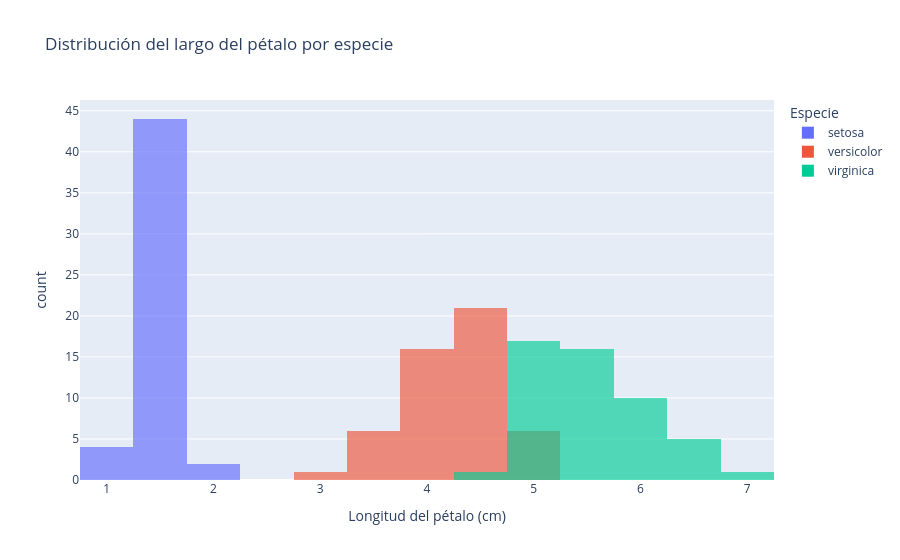

The notebook cell saved with this chart:
### Code cell
# 2. Histograma comparativo por especie
# Representa la distribución de `petal_length` mediante un histograma. Usa 20 bins, diferencia las especies
# con `color`, configura `barmode="overlay"` y aplica una opacidad que permita comparar las distribuciones
# superpuestas.

fig = px.histogram(
    data_frame=df,
    x="petal_length",
    color="species",
    nbins=20,
    barmode="overlay",
    opacity=0.65,
    title="Distribución del largo del pétalo por especie",
    labels={
        "petal_length": "Longitud del pétalo (cm)",
        "species": "Especie"
    }
)

fig.show()

### Figure 1 — Plotly figure (JSON) as saved in the notebook; plotly's stock layout.template omitted (floating-point values rounded to 4 significant figures)
{"data": [{"bingroup": "x", "hovertemplate": "Especie=setosa<br>Longitud del pétalo (cm)=%{x}<br>count=%{y}<extra></extra>", "legendgroup": "setosa", "marker": {"color": "#636efa", "opacity": 0.65, "pattern": {"shape": ""}}, "name": "setosa", "nbinsx": 20, "orientation": "v", "showlegend": true, "type": "histogram", "x": [1.4, 1.4, 1.3, 1.5, 1.4, 1.7, 1.4, 1.5, 1.4, 1.5, 1.5, 1.6, 1.4, 1.1, 1.2, 1.5, 1.3, 1.4, 1.7, 1.5, 1.7, 1.5, 1.0, 1.7, 1.9, 1.6, 1.6, 1.5, 1.4, 1.6, 1.6, 1.5, 1.5, 1.4, 1.5, 1.2, 1.3, 1.4, 1.3, 1.5, 1.3, 1.3, 1.3, 1.6, 1.9, 1.4, 1.6, 1.4, 1.5, 1.4], "xaxis": "x", "yaxis": "y"}, {"bingroup": "x", "hovertemplate": "Especie=versicolor<br>Longitud del pétalo (cm)=%{x}<br>count=%{y}<extra></extra>", "legendgroup": "versicolor", "marker": {"color": "#EF553B", "opacity": 0.65, "pattern": {"shape": ""}}, "name": "versicolor", "nbinsx": 20, "orientation": "v", "showlegend": true, "type": "histogram", "x": [4.7, 4.5, 4.9, 4.0, 4.6, 4.5, 4.7, 3.3, 4.6, 3.9, 3.5, 4.2, 4.0, 4.7, 3.6, 4.4, 4.5, 4.1, 4.5, 3.9, 4.8, 4.0, 4.9, 4.7, 4.3, 4.4, 4.8, 5.0, 4.5, 3.5, 3.8, 3.7, 3.9, 5.1, 4.5, 4.5, 4.7, 4.4, 4.1, 4.0, 4.4, 4.6, 4.0, 3.3, 4.2, 4.2, 4.2, 4.3, 3.0, 4.1], "xaxis": "x", "yaxis": "y"}, {"bingroup": "x", "hovertemplate": "Especie=virginica<br>Longitud del pétalo (cm)=%{x}<br>count=%{y}<extra></extra>", "legendgroup": "virginica", "marker": {"color": "#00cc96", "opacity": 0.65, "pattern": {"shape": ""}}, "name": "virginica", "nbinsx": 20, "orientation": "v", "showlegend": true, "type": "histogram", "x": [6.0, 5.1, 5.9, 5.6, 5.8, 6.6, 4.5, 6.3, 5.8, 6.1, 5.1, 5.3, 5.5, 5.0, 5.1, 5.3, 5.5, 6.7, 6.9, 5.0, 5.7, 4.9, 6.7, 4.9, 5.7, 6.0, 4.8, 4.9, 5.6, 5.8, 6.1, 6.4, 5.6, 5.1, 5.6, 6.1, 5.6, 5.5, 4.8, 5.4, 5.6, 5.1, 5.1, 5.9, 5.7, 5.2, 5.0, 5.2, 5.4, 5.1], "xaxis": "x", "yaxis": "y"}], "layout": {"barmode": "overlay", "legend": {"title": {"text": "Especie"}, "tracegroupgap": 0}, "title": {"text": "Distribución del largo del pétalo por especie"}, "xaxis": {"anchor": "y", "domain": [0, 1], "title": {"text": "Longitud del pétalo (cm)"}}, "yaxis": {"anchor": "x", "domain": [0, 1], "title": {"text": "count"}}}}
